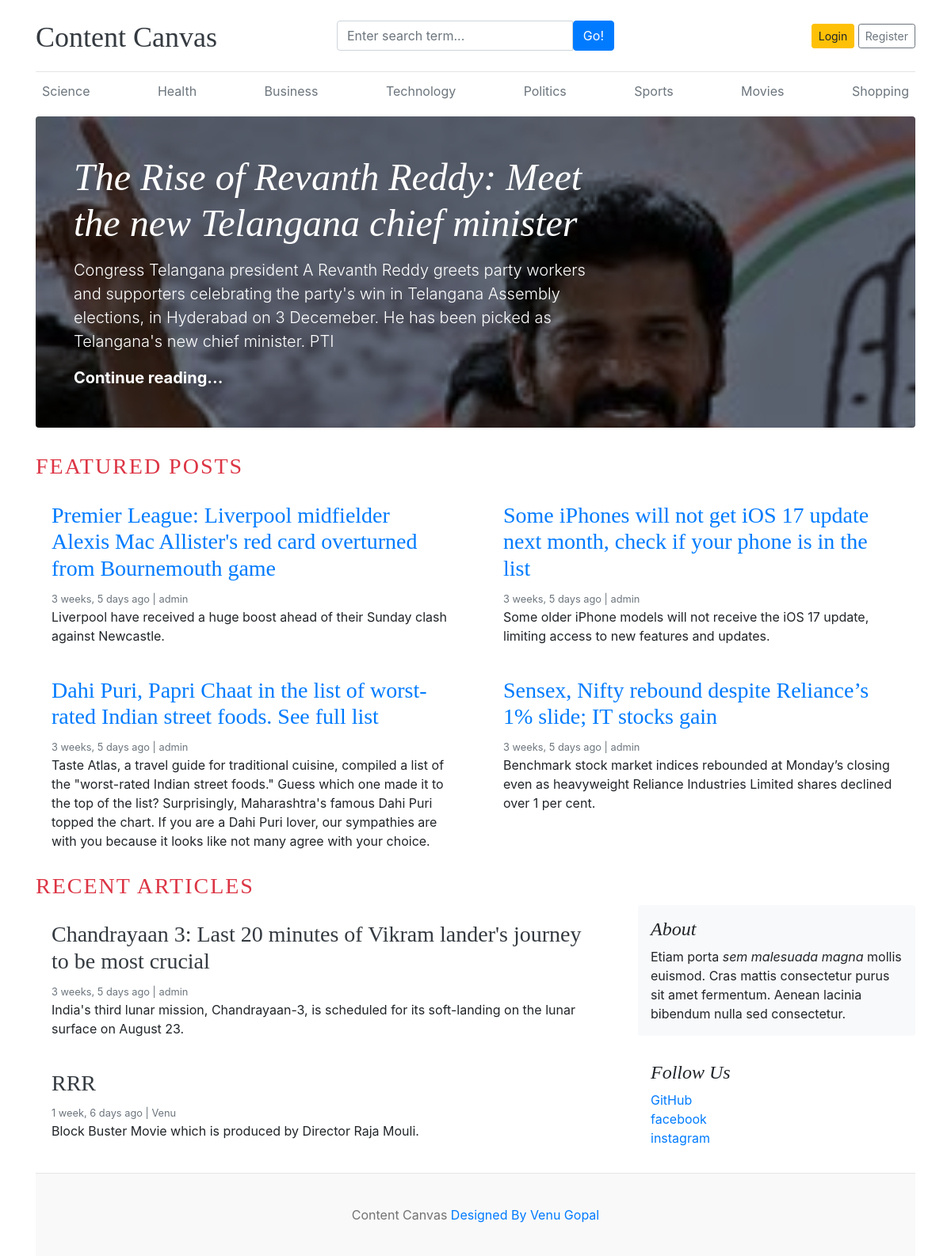
The page / on the database its author committed.
### blog/models.py (models this page shows, shortened)
class Category(models.Model):
    category_name=models.CharField(max_length=50,unique=True)
    created_at=models.DateTimeField(auto_now_add=True)
    updated_at=models.DateTimeField(auto_now=True)
    class Meta:
        verbose_name_plural='categories'

class Blog(models.Model):
    title=models.CharField(max_length=100)
    slug=models.SlugField(max_length=100)
    category=models.ForeignKey(Category,on_delete=models.CASCADE)
    author=models.ForeignKey(User,on_delete=models.CASCADE)
    featured_image=models.ImageField(upload_to='uploads/%y/%m/%d')
    short_description=models.TextField(max_length=2000)
    blog_body=models.TextField(max_length=700)
    status=models.CharField(max_length=20,choices=STATUS_CHOICES,default="Draft")
    is_featured=models.BooleanField(default=True)
    created_at=models.DateTimeField(auto_now_add=True)
    updated_at=models.DateTimeField(auto_now=True)

### social/models.py (models this page shows, shortened)
class SocialLink(models.Model):
    platform=models.CharField(max_length=25)
    link=models.CharField(max_length=100)
    created_at=models.DateTimeField(auto_now_add=True)
    updated_at=models.DateTimeField(auto_now=True)

### contentcanvas/views.py (the view)
# urls.py: 2. Add a URL to urlpatterns:  path('', views.home, name='home')
def home(request):
    categories=Category.objects.all()
    categories=Category.objects.all()
    featured_posts=Blog.objects.filter(is_featured=True,status='Published').order_by('updated_at')
    posts=Blog.objects.filter(is_featured=True,status='Draft')
    context={
        'categories':categories,
        'featured_posts':featured_posts,
        'posts':posts
    }
    return render(request,'home.html',context)

### blog/context_processors.py (called while the page is built)
def get_categories(request):
    categories=Category.objects.all()
    return dict(categories=categories)

def get_social_links(request):
    social_links=SocialLink.objects.all()
    return dict(social_links=social_links)

### templates/home.html (shortened to what this page needs)
{% extends "base.html" %}
{% block content%}
    {% for post in featured_posts %}
    {% if forloop.first %}
  <div class="jumbotron p-3 p-md-5 text-white rounded bg-dark" style="background-image: url({{post.featured_image.url}});background-blend-mode: overlay;background-size:cover;">
    <div class="col-md-8 px-0">
      <h1 class="display-4 font-italic">{{post.title}}</h1>
      <p class="lead my-3">{{post.short_description}}</p>
      <p class="lead mb-0"><a href="{% url 'blogs' post.slug %}" class="text-white font-weight-bold">Continue reading...</a></p>
    </div>
  </div>
    {% endif %}
    {% endfor %}
    <h3 class="text-uppercase text-danger" style="letter-spacing: 2px;">Featured Posts</h3>
  <div class="row mb-2">
    {% for post in featured_posts %}
    {% if not forloop.first %}
    <div class="col-md-6">
      <div class="card border-0" >
        <div class="card-body">
          <h3><a href="{% url 'blogs' post.slug %}">{{post.title}}</a></h3>
          <small class="mb-1 text-muted">{{post.created_at | timesince}} ago | {{post.author}}</small>
          <p class="card-text">{{post.short_description}}</p>
        </div>
      </div>
    </div>
    {% endif %}
    {% endfor %}
  </div>
  <h3 class="text-uppercase text-danger" style="letter-spacing: 2px;">Recent Articles</h3>
  <main role="main" class="container p-0">
    <div class="row">
      <div class="col-md-8 blog-main">
        {% for post in posts %}
        <div class="card border-0" >
          <div class="card-body">
            <h3><a href="{% url 'blogs' post.slug %}" class="text-dark">{{post.title}}</a></h3>
            <small class="mb-1 text-muted">{{post.created_at | timesince}} ago | {{post.author}}</small>
            <p class="card-text">{{post.short_description}}</p>
          </div>
        </div>
        {% endfor %}
      </div>
      <aside class="col-md-4 blog-sidebar">
        <div class="p-3 mb-3 bg-light rounded">
          <h4 class="font-italic">About</h4>
          <p class="mb-0">Etiam porta <em>sem malesuada magna</em> mollis euismod. Cras mattis consectetur purus sit amet fermentum. Aenean lacinia bibendum nulla sed consectetur.</p>
        </div>
        {% if social_links %}
        <div class="p-3">
          <h4 class="font-italic">Follow Us</h4>
          <ol class="list-unstyled">
            {% for i in social_links %}
            <li><a href="{{i.link}}" target="_blank">{{i.platform}}</a></li>
            {% endfor %}
          </ol>
        </div>
        {% endif %}
      </aside>
    </div>
  </main>
{% endblock %}

### templates/base.html (shortened to what this page needs)
{% load static %}
<!DOCTYPE html>
<html lang="en">
<head>
    <link href="https://getbootstrap.com/docs/4.0/dist/css/bootstrap.min.css" rel="stylesheet">
    <link href="{% static "css/cc.css" %}" rel="stylesheet">
    <link rel="stylesheet" href="https://cdnjs.cloudflare.com/ajax/libs/font-awesome/4.7.0/css/font-awesome.min.css">
  </head>
<body>
    <div class="container">
      <header class="blog-header py-3">
        <div class="row flex-nowrap justify-content-between align-items-center">
          <div class="col-4 pt-1">
            <a class="blog-header-logo text-dark" href="/">Content Canvas</a>
          </div>
           <div class="col-4">
              <form action="{% url "search" %}" method="GET">
                <div class="input-group">
                    <input class="form-control" type="text" name="keyword" value="{{keyword}}" placeholder="Enter search term..." aria-label="Enter search term..." aria-describedby="button-search" />
                    <button class="btn btn-primary" id="button-search" type="button">Go!</button>
                </div>
              </form>
            </div>
          {% if not user.is_authenticated %}
          <div class="col-4 d-flex justify-content-end align-items-center">
            <a class="btn btn-sm btn-warning" href="{% url 'login' %}">Login</a> &nbsp;
            <a class="btn btn-sm btn-outline-secondary" href="{% url "register" %}">Register</a>
          </div>
          {% else %}
          <span><a href="{% url 'dashboard' %}">Dashboard</a></span>
          <span><a href="{% url 'logout' %}">Logout</a></span>
          {% endif %}
        </div>
      </header>
      <div class="nav-scroller py-1 mb-2">
        <nav class="nav d-flex justify-content-between">
          {% for cat in categories %}
          <a class="p-2 text-muted" href="{% url "posts_by_category" cat.id %}">{{cat.category_name}}</a>
          {% endfor %}
        </nav>
      </div>
{% block content %}
{% endblock %}
<footer class="blog-footer">
    <p>Content Canvas  <a href="#">Designed By Venu Gopal</a></p>
</footer>
</body>

### contentcanvas/static/css/cc.css (style rules this page uses)
.blog-header { border-bottom: 1px solid #e5e5e5; }
.blog-header-logo { font-family: "Playfair Display", Georgia, "Times New Roman", serif; font-size: 2.25rem; }
h1, h2, h3, h4, h5, h6 { font-family: "Playfair Display", Georgia, "Times New Roman", serif; }
.display-4 { font-size: 2.5rem; }
@media (min-width: 768px) { .display-4 { font-size: 3rem; } }
.blog-footer { padding: 2.5rem 0; color: #727272; text-align: center; background-color: #f9f9f9; border-top: .05rem solid #e5e5e5; }
.blog-footer p:last-child { margin-bottom: 0; }

### rows shown on the page
Category: category_name "Science"
Category: category_name "Health"
Category: category_name "Business"
Category: category_name "Technology"
Category: category_name "Politics"
Category: category_name "Sports"
Category: category_name "Movies"
Category: category_name "Shopping"
Blog: featured_image (picture), title "The Rise of Revanth Reddy: Meet the new Telangana chief minister", short_description "Congress Telangana president A Revanth Reddy greets party workers and supporters celebrating the party's win in Telangana Assembly elections, in Hyderabad on 3 Decemeber. He has been picked as Telangana's new chief minister. PTI"
Blog: title "Premier League: Liverpool midfielder Alexis Mac Allister's red card overturned from Bournemouth game", created_at "3 weeks, 5 days", author "admin", short_description "Liverpool have received a huge boost ahead of their Sunday clash against Newcastle."
Blog: title "Some iPhones will not get iOS 17 update next month, check if your phone is in the list", created_at "3 weeks, 5 days", author "admin", short_description "Some older iPhone models will not receive the iOS 17 update, limiting access to new features and updates."
Blog: title "Dahi Puri, Papri Chaat in the list of worst-rated Indian street foods. See full list", created_at "3 weeks, 5 days", author "admin", short_description "Taste Atlas, a travel guide for traditional cuisine, compiled a list of the \"worst-rated Indian street foods.\" Guess which one made it to the top of the list? Surprisingly, Maharashtra's famous Dahi Puri topped the chart. If you are a Dahi Puri lover, our sympathies are with you because it looks like not many agree with your choice."
Blog: title "Sensex, Nifty rebound despite Reliance’s 1% slide; IT stocks gain", created_at "3 weeks, 5 days", author "admin", short_description "Benchmark stock market indices rebounded at Monday’s closing even as heavyweight Reliance Industries Limited shares declined over 1 per cent."
Blog: title "Chandrayaan 3: Last 20 minutes of Vikram lander's journey to be most crucial", created_at "3 weeks, 5 days", author "admin", short_description "India's third lunar mission, Chandrayaan-3, is scheduled for its soft-landing on the lunar surface on August 23."
Blog: title "RRR", created_at "1 week, 6 days", author "Venu", short_description "Block Buster Movie which is produced by Director Raja Mouli."
SocialLink: platform "GitHub"
SocialLink: platform "facebook"
SocialLink: platform "instagram"
